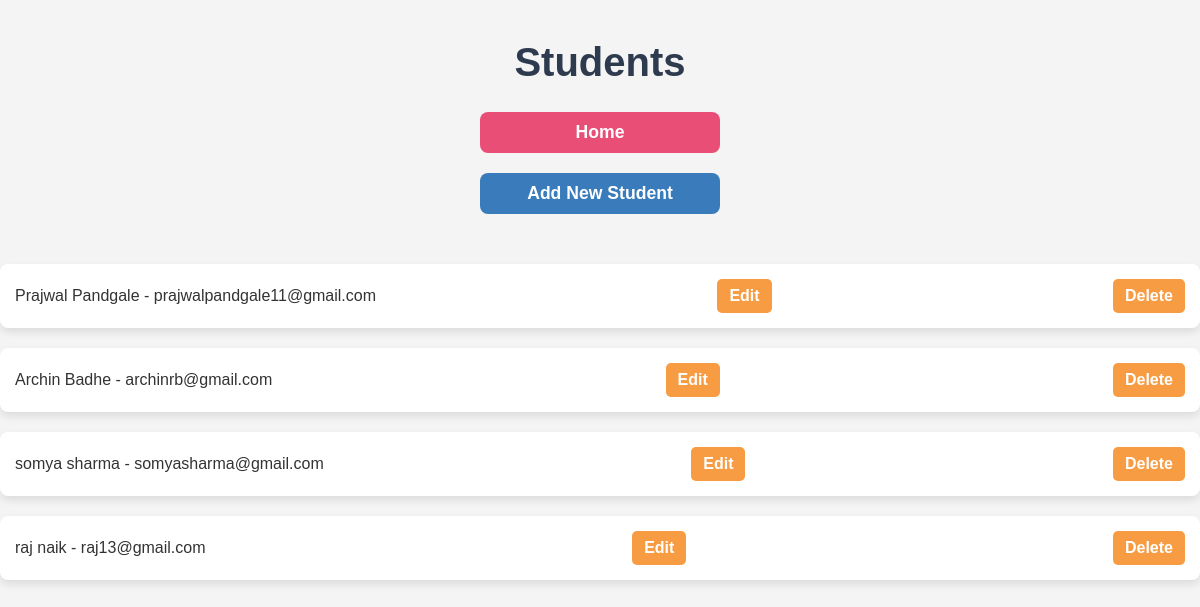
The page /students/ on the database its author committed.
### yoga/models.py (models this page shows, shortened)
class Student(models.Model):
    first_name = models.CharField(max_length=100)
    last_name = models.CharField(max_length=100)
    email = models.EmailField()
    phone = models.CharField(max_length=15)
    enrollment_date = models.DateField(null=True, blank=True)  # Nullable field

### yoga/views.py (the view)
# urls.py: path('students/', views.view_students, name='view_students'),
def view_students(request):
    students = Student.objects.all()
    return render(request, 'view_students.html', {'students': students})

### yoga/templates/view_students.html (shortened to what this page needs)
{% load static %}
<!DOCTYPE html>
<html lang="en">
<head>
    <link rel="stylesheet" href="{% static 'css/view_students.css' %}">
</head>
<body>
    <h1>Students</h1>
    <nav>
        <a href="{% url 'home' %}" class="home-btn">Home</a>
        <a href="{% url 'add_student' %}">Add New Student</a>
    </nav>
    <ul>
        {% for student in students %}
            <li>{{ student.first_name }} {{ student.last_name }} - {{ student.email }}
                <a href="{% url 'edit_student' student.id %}">Edit</a>
                <a href="{% url 'delete_student' student.id %}">Delete</a>
            </li>
        {% endfor %}
    </ul>
</body>
</html>

### yoga/static/css/view_students.css (style rules this page uses)
body { font-family: Arial, sans-serif; background-color: #f4f4f4; margin: 0; padding: 0; color: #333; }
h1 { text-align: center; margin-top: 40px; font-size: 2.5rem; color: #2e3b4e; }
a { text-decoration: none; color: #3a7cbb; font-weight: bold; transition: color 0.3s ease; }
nav { display: flex; flex-direction: column; align-items: center; margin-bottom: 40px; }
nav a { font-size: 1.1rem; padding: 10px 20px; width: 200px; text-align: center; background-color: #3a7cbb; color: white; border-radius: 8px; transition: background-color 0.3s ease, transform 0.2s ease; margin-bottom: 10px; }
nav a.home-btn { background-color: #e94e77; margin-bottom: 20px; }
ul { list-style-type: none; padding: 0; margin-top: 20px; }
ul li { display: flex; justify-content: space-between; align-items: center; padding: 15px; margin-bottom: 20px; background-color: white; border-radius: 8px; box-shadow: 0 4px 8px rgba(0, 0, 0, 0.1); transition: transform 0.3s ease, box-shadow 0.3s ease; }
ul li a { padding: 8px 12px; margin-left: 10px; background-color: #f79c42; color: white; border-radius: 5px; font-size: 1rem; transition: background-color 0.3s ease, transform 0.2s ease; }
ul li:last-child { margin-bottom: 0; }

### rows shown on the page
Student: first_name "Prajwal", last_name "Pandgale", email "prajwalpandgale11@gmail.com"
Student: first_name "Archin", last_name "Badhe", email "archinrb@gmail.com"
Student: first_name "somya", last_name "sharma", email "somyasharma@gmail.com"
Student: first_name "raj", last_name "naik", email "raj13@gmail.com"
